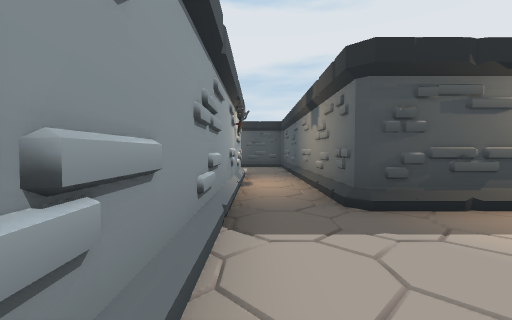
[1] (above)

13 first-person views from a walk through a Unity game level. The camera is 1.4 m above the floor, tilts 2° down and sees 90° across. The floor is counted in squares, 2 m on a side. Each view is taken from the middle of a square. On the plan, view 1 faces up. The plan holds only what a view shows up to about 9 squares ahead; the rest is blank. The place goes on beyond the plan. The player is left out.

[2]
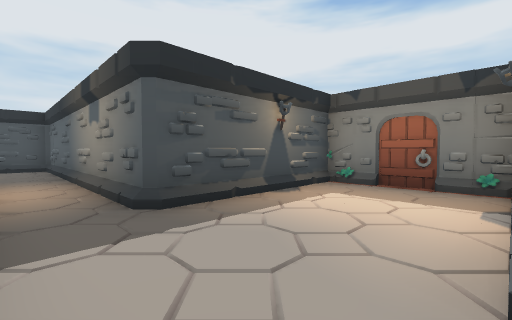

[3]
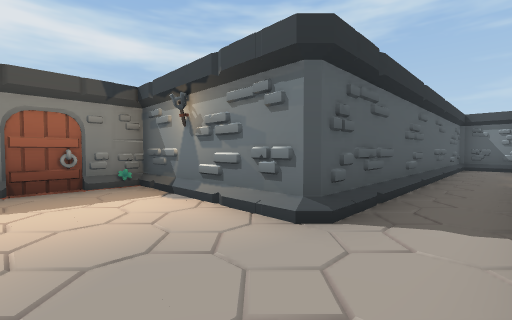

[4]
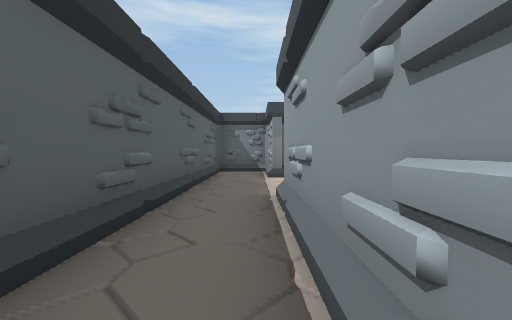

[5]
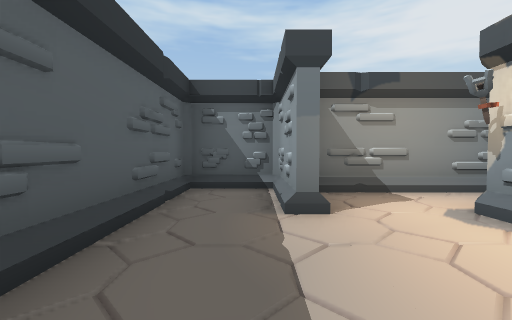

[6]
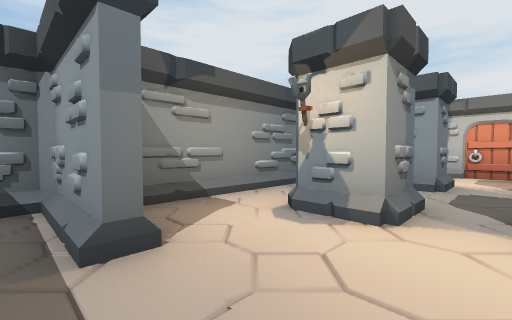

[7]
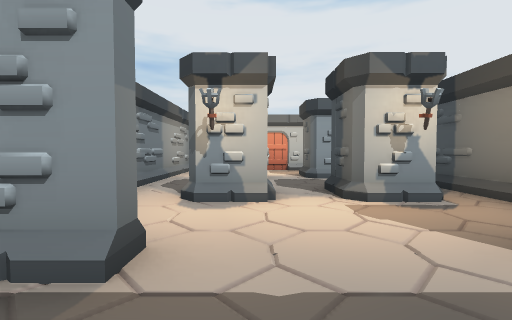

[8]
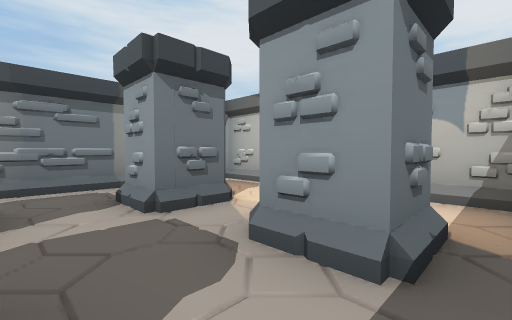

[9]
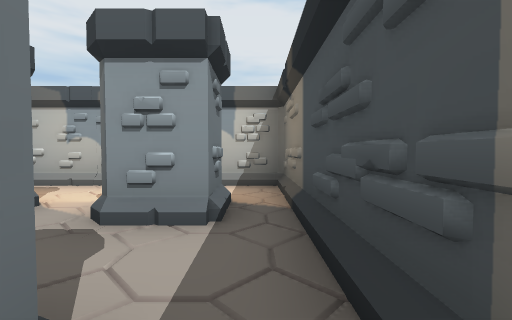

[10]
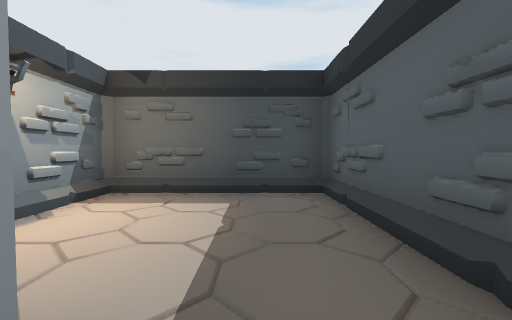

[11]
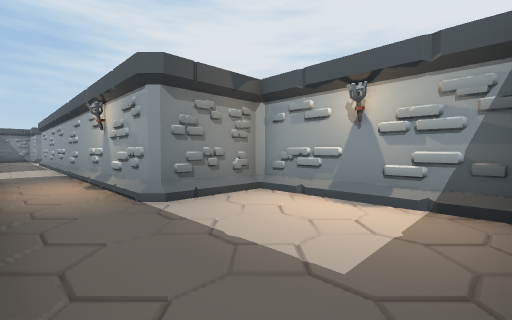

[12]
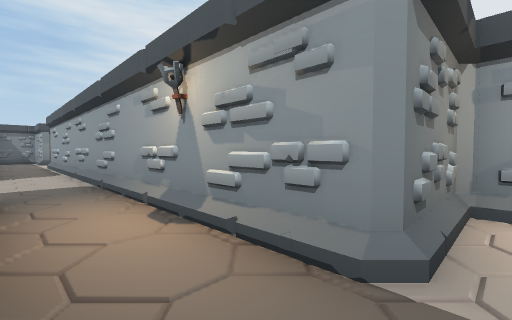

[13]
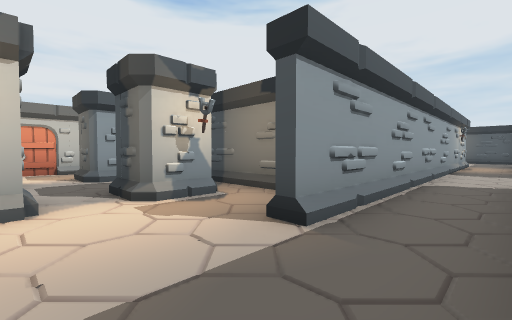

### Floor plan
Key: @ floor where view 1 was taken; # wall or solid block; . floor; / step, stairs or slope; P pillar.
Columns run from 9 left of view 1 to 6 right of it. Each row starts with its distance up from view 1.
 12       ######
 11       #///.#
 10       #.../#
  9       #.../#
  8       #.../#
  7       ###./#
  6         #./#
  5         #./#
  4         #./#
  3         #./#####
  2         #......#
  1         #......#
  0         #@.#####
 -1         #./#
 -2         #./#
 -3 #########./#
 -4 #.......#./#
 -5 #..P..P.#./#
 -6 #........./#
 -7 #..#..P.../#
 -8 #..P..#.#./#
 -9 #.......#./#
-10 ############

Where each view was taken, in squares from view 1:
view 1: 0 up, 0 right, facing up
view 2: 0 up, 0 right, facing up-right
view 3: 2 up, 0 right, facing down-right
view 4: 1 down, 0 right, facing down
view 5: 5 down, 0 right, facing down
view 6: 6 down, 0 right, facing down-left
view 7: 7 down, 1 right, facing left
view 8: 4 down, 4 left, facing down-left
view 9: 4 down, 3 left, facing left
view 10: 7 up, 0 right, facing up
view 11: 11 up, 1 right, facing down-left
view 12: 8 up, 1 right, facing down-left
view 13: 7 down, 1 right, facing up-left
